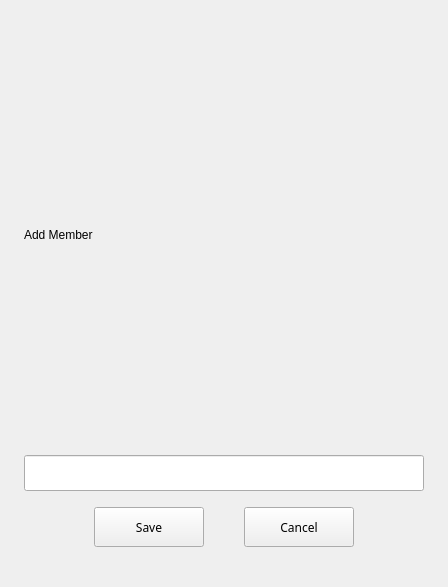
<?xml version="1.0" encoding="UTF-8"?>
<ui version="4.0">
 <class>AddUsersPage</class>
 <widget class="QWidget" name="AddUsersPage">
  <property name="geometry">
   <rect>
    <x>0</x>
    <y>0</y>
    <width>448</width>
    <height>587</height>
   </rect>
  </property>
  <property name="windowTitle">
   <string>Form</string>
  </property>
  <layout class="QVBoxLayout" name="verticalLayout">
   <property name="spacing">
    <number>16</number>
   </property>
   <property name="leftMargin">
    <number>24</number>
   </property>
   <property name="topMargin">
    <number>24</number>
   </property>
   <property name="rightMargin">
    <number>24</number>
   </property>
   <property name="bottomMargin">
    <number>40</number>
   </property>
   <item>
    <layout class="QVBoxLayout" name="verticalLayout_2">
     <property name="spacing">
      <number>10</number>
     </property>
     <item>
      <widget class="QLabel" name="label_2">
       <property name="text">
        <string>Add Member</string>
       </property>
      </widget>
     </item>
     <item>
      <widget class="KiranSearchBox" name="search_box">
       <property name="minimumSize">
        <size>
         <width>0</width>
         <height>36</height>
        </size>
       </property>
       <property name="maximumSize">
        <size>
         <width>16777215</width>
         <height>36</height>
        </size>
       </property>
      </widget>
     </item>
    </layout>
   </item>
   <item>
    <layout class="QVBoxLayout" name="layout_user_list">
     <property name="spacing">
      <number>0</number>
     </property>
    </layout>
   </item>
   <item>
    <layout class="QHBoxLayout" name="hlayout">
     <property name="spacing">
      <number>0</number>
     </property>
     <property name="topMargin">
      <number>0</number>
     </property>
     <property name="bottomMargin">
      <number>0</number>
     </property>
     <item>
      <spacer name="spacer">
       <property name="orientation">
        <enum>Qt::Horizontal</enum>
       </property>
       <property name="sizeHint" stdset="0">
        <size>
         <width>40</width>
         <height>20</height>
        </size>
       </property>
      </spacer>
     </item>
     <item>
      <widget class="AnimationPushButton" name="btn_save">
       <property name="sizePolicy">
        <sizepolicy hsizetype="Fixed" vsizetype="Fixed">
         <horstretch>0</horstretch>
         <verstretch>0</verstretch>
        </sizepolicy>
       </property>
       <property name="minimumSize">
        <size>
         <width>110</width>
         <height>40</height>
        </size>
       </property>
       <property name="maximumSize">
        <size>
         <width>110</width>
         <height>40</height>
        </size>
       </property>
       <property name="font">
        <font>
         <family>Sans Serif</family>
         <pointsize>9</pointsize>
        </font>
       </property>
       <property name="text">
        <string>Save</string>
       </property>
      </widget>
     </item>
     <item>
      <spacer name="spacer_2">
       <property name="orientation">
        <enum>Qt::Horizontal</enum>
       </property>
       <property name="sizeType">
        <enum>QSizePolicy::Fixed</enum>
       </property>
       <property name="sizeHint" stdset="0">
        <size>
         <width>40</width>
         <height>20</height>
        </size>
       </property>
      </spacer>
     </item>
     <item>
      <widget class="QPushButton" name="btn_cancel">
       <property name="sizePolicy">
        <sizepolicy hsizetype="Fixed" vsizetype="Fixed">
         <horstretch>0</horstretch>
         <verstretch>0</verstretch>
        </sizepolicy>
       </property>
       <property name="minimumSize">
        <size>
         <width>110</width>
         <height>40</height>
        </size>
       </property>
       <property name="maximumSize">
        <size>
         <width>110</width>
         <height>40</height>
        </size>
       </property>
       <property name="font">
        <font>
         <family>Sans Serif</family>
         <pointsize>9</pointsize>
        </font>
       </property>
       <property name="text">
        <string>Cancel</string>
       </property>
      </widget>
     </item>
     <item>
      <spacer name="spacer_3">
       <property name="orientation">
        <enum>Qt::Horizontal</enum>
       </property>
       <property name="sizeHint" stdset="0">
        <size>
         <width>40</width>
         <height>20</height>
        </size>
       </property>
      </spacer>
     </item>
    </layout>
   </item>
  </layout>
 </widget>
 <customwidgets>
  <customwidget>
   <class>AnimationPushButton</class>
   <extends>QPushButton</extends>
   <header location="global">animation-push-button/animation-push-button.h</header>
  </customwidget>
  <customwidget>
   <class>KiranSearchBox</class>
   <extends>QLineEdit</extends>
   <header location="global">/usr/include/kiranwidgets-qt5/kiran-search-box.h</header>
  </customwidget>
 </customwidgets>
 <resources/>
 <connections/>
</ui>
